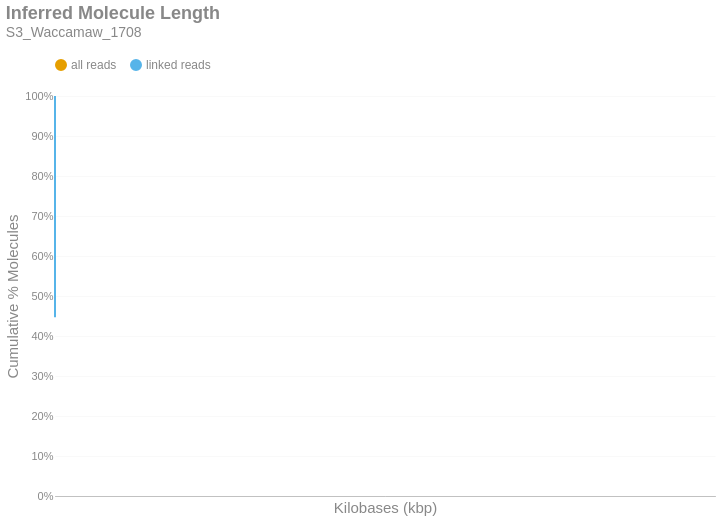

Notebook cell for this chart:
### Markdown cell above
### Inferred Molecule Length
This is the cumulative frequency distribution of molecule lengths inferred from the first and last alignment positions along a contig for all alignments associated with a single linked-read barcode on a given contig.There are two distributions: one with `all` the alignments (yellow) and another with only `linked reads` (blue). The percent of molecules in the `linked reads` distribution is relative to the total number of linked molecules.

### Code cell
if SKIPLR:
    print_html(f"Skipped")
else:
    binned_df = consolidated_hist(valids['length_inferred']/1000, mask, 10, True)
    binned_df = binned_df.with_columns(
        pl.when(pl.col('bin').cast(pl.Utf8) == '0').then(pl.lit('1')).otherwise(pl.col('bin').cast(pl.Utf8)).alias('bin')
    )
    with SafeRender(binned_df):
        (
            density_plot(binned_df, 'Inferred Molecule Length', samplename, 'inferredlen')
            .transform_calculate(bin_kb='datum.bin / 1000')
            .encode(
                x=alt.X('bin_kb:Q', title="Kilobases (kbp)").scale(type='log', padding=0).axis(labelAngle=-40),
                y=alt.Y('value:Q', title='Cumulative % Molecules')
                    .axis(format='%')
                    .stack(False)
                    .scale(domainMin=0, domainMax=1,padding=0),
                color=alt.Color("key:N").scale(domain = ["all reads", "linked reads"]),
                tooltip = [
                    alt.Tooltip("key:N", title = "Data Type"),
                    alt.Tooltip("range_label:N", title="Kilobases"),
                    alt.Tooltip("value:Q", format = ".2%", title="% Molecules (Cum.)")
                ]
            )
        ).display()

### Figure 1 — Vega-Lite specification as saved in the notebook (floating-point values rounded to 4 significant figures)
{"width": "container", "height": 400, "config": {"title": {"anchor": "start", "dy": -15, "fontSize": 18, "color": "#888888", "subtitleColor": "#888888", "subtitleFontSize": 14}, "arc": {"fill": "#0072B2"}, "axis": {"domainColor": "#888888", "domainWidth": 0.5, "gridWidth": 0.2, "grid": false, "titleFontWeight": 400, "titleFontSize": 15, "labelFontSize": 11, "labelColor": "#888888", "tickColor": "#888888", "tickWidth": 0.2, "titleColor": "#888888"}, "axisBand": {"grid": false}, "axisX": {"grid": true, "tickSize": 10, "domainCap": "round"}, "axisY": {"domain": false, "grid": true, "tickSize": 0, "domainCap": "round"}, "background": "transparent", "header": {"labelFontSize": 15, "labelColor": "#888888", "titleFontSize": 15, "titleFontWeight": 600, "titleColor": "#888888"}, "legend": {"labelFont": "sans-serif", "labelFontSize": 12, "labelColor": "#888888", "symbolSize": 100, "symbolType": "circle", "titleFontSize": 12, "titlePadding": 10, "titleColor": "#888888", "title": null, "orient": "top"}, "range": {"category": ["#E69F00", "#56B4E9", "#009E73", "#F0E442", "#0072B2", "#D55E00", "#CC79A7", "#000000"], "diverging": ["#cfe8f3", "#a2d4ec", "#73bfe2", "#46abdb", "#1696d2", "#12719e"]}, "area": {"fill": "#0072B2", "fillOpacity": 0.7, "line": true, "strokeOpacity": 0.7}, "line": {"color": "#0072B2", "stroke": "#0072B2", "strokeWidth": 2}, "trail": {"color": "#0072B2", "stroke": "#0072B2", "strokeWidth": 0, "size": 1}, "point": {"filled": true, "fillOpacity": 1.0, "size": 95}, "text": {"color": "#888888", "fontSize": 11, "align": "right", "fontWeight": 400, "size": 11}, "bar": {"fill": "#0072B2", "stroke": null}, "view": {"stroke": null, "continuousWidth": 660, "continuousHeight": 400}}, "data": {"name": "data-92a3e13cd23d67f613c81d2806796689"}, "mark": {"type": "line", "interpolate": "monotone", "point": {"opacity": 0, "size": 275}}, "encoding": {"color": {"field": "key", "scale": {"domain": ["all reads", "linked reads"]}, "type": "nominal"}, "tooltip": [{"field": "key", "title": "Data Type", "type": "nominal"}, {"field": "range_label", "title": "Kilobases", "type": "nominal"}, {"field": "value", "format": ".2%", "title": "% Molecules (Cum.)", "type": "quantitative"}], "x": {"axis": {"labelAngle": -40}, "field": "bin_kb", "scale": {"type": "log", "padding": 0}, "title": "Kilobases (kbp)", "type": "quantitative"}, "y": {"axis": {"format": "%"}, "field": "value", "scale": {"domainMin": 0, "domainMax": 1, "padding": 0}, "stack": false, "title": "Cumulative % Molecules", "type": "quantitative"}}, "params": [{"name": "param_c36ac31b6afebe62", "select": {"type": "point", "fields": ["key"]}, "bind": "legend"}], "title": {"text": "Inferred Molecule Length", "subtitle": "S3_Waccamaw_1708"}, "transform": [{"fold": ["all reads (cumsum)", "linked reads (cumsum)"]}, {"calculate": "replace(datum.key, ' (cumsum)', '')", "as": "key"}, {"filter": {"param": "param_c36ac31b6afebe62"}}, {"calculate": "datum.bin / 1000", "as": "bin_kb"}], "usermeta": {"embedOptions": {"downloadFileName": "S3_Waccamaw_1708.inferredlen"}}, "$schema": "https://vega.github.io/schema/vega-lite/v6.1.0.json", "datasets": {"data-92a3e13cd23d67f613c81d2806796689": [{"bin": "0.0", "interval": "0.0-10.0", "all reads": 0.8098, "linked reads": 0.4471, "all reads (cumsum)": 0.8098, "linked reads (cumsum)": 0.4471, "range_label": "0-9"}, {"bin": "10.0", "interval": "10.0-20.0", "all reads": 0.05368, "linked reads": 0.1552, "all reads (cumsum)": 0.8635, "linked reads (cumsum)": 0.6022, "range_label": "10-19"}, {"bin": "20.0", "interval": "20.0-30.0", "all reads": 0.038, "linked reads": 0.1103, "all reads (cumsum)": 0.9015, "linked reads (cumsum)": 0.7126, "range_label": "20-29"}, {"bin": "30.0", "interval": "30.0-40.0", "all reads": 0.02844, "linked reads": 0.08267, "all reads (cumsum)": 0.9299, "linked reads (cumsum)": 0.7952, "range_label": "30-39"}, {"bin": "40.0", "interval": "40.0-50.0", "all reads": 0.02177, "linked reads": 0.06337, "all reads (cumsum)": 0.9517, "linked reads (cumsum)": 0.8586, "range_label": "40-49"}, {"bin": "50.0", "interval": "50.0-60.0", "all reads": 0.01457, "linked reads": 0.04265, "all reads (cumsum)": 0.9663, "linked reads (cumsum)": 0.9012, "range_label": "50-59"}, {"bin": "60.0", "interval": "60.0-70.0", "all reads": 0.01052, "linked reads": 0.03081, "all reads (cumsum)": 0.9768, "linked reads (cumsum)": 0.9321, "range_label": "60-69"}, {"bin": "70.0", "interval": "70.0-80.0", "all reads": 0.007567, "linked reads": 0.02216, "all reads (cumsum)": 0.9844, "linked reads (cumsum)": 0.9542, "range_label": "70-79"}, {"bin": "80.0", "interval": "80.0-90.0", "all reads": 0.005284, "linked reads": 0.01548, "all reads (cumsum)": 0.9897, "linked reads (cumsum)": 0.9697, "range_label": "80-89"}, {"bin": "90.0", "interval": "90.0-100.0", "all reads": 0.003621, "linked reads": 0.01061, "all reads (cumsum)": 0.9933, "linked reads (cumsum)": 0.9803, "range_label": "90-99"}, {"bin": "100.0", "interval": "100.0-110.0", "all reads": 0.002377, "linked reads": 0.006963, "all reads (cumsum)": 0.9956, "linked reads (cumsum)": 0.9873, "range_label": "100-109"}, {"bin": "110.0", "interval": "110.0-120.0", "all reads": 0.001573, "linked reads": 0.004607, "all reads (cumsum)": 0.9972, "linked reads (cumsum)": 0.9919, "range_label": "110-119"}, {"bin": "120.0", "interval": "120.0-130.0", "all reads": 0.001008, "linked reads": 0.002954, "all reads (cumsum)": 0.9982, "linked reads (cumsum)": 0.9948, "range_label": "120-129"}, {"bin": "130.0", "interval": "130.0-140.0", "all reads": 0.0006446, "linked reads": 0.001888, "all reads (cumsum)": 0.9989, "linked reads (cumsum)": 0.9967, "range_label": "130-139"}, {"bin": "140.0", "interval": "140.0-150.0", "all reads": 0.0004194, "linked reads": 0.001229, "all reads (cumsum)": 0.9993, "linked reads (cumsum)": 0.9979, "range_label": "140-149"}, {"bin": "150.0", "interval": "150.0-160.0", "all reads": 0.0002522, "linked reads": 0.0007389, "all reads (cumsum)": 0.9995, "linked reads (cumsum)": 0.9987, "range_label": "150-159"}, {"bin": "160.0", "interval": "160.0-170.0", "all reads": 0.0001614, "linked reads": 0.0004727, "all reads (cumsum)": 0.9997, "linked reads (cumsum)": 0.9991, "range_label": "160-169"}, {"bin": "170.0", "interval": "170.0-180.0", "all reads": 0.0001078, "linked reads": 0.0003158, "all reads (cumsum)": 0.9998, "linked reads (cumsum)": 0.9995, "range_label": "170-179"}, {"bin": "180.0", "interval": "180.0-190.0", "all reads": 6.339e-05, "linked reads": 0.0001857, "all reads (cumsum)": 0.9999, "linked reads (cumsum)": 0.9996, "range_label": "180-189"}, {"bin": "190.0", "interval": "190.0-200.0", "all reads": 4.13e-05, "linked reads": 0.000121, "all reads (cumsum)": 0.9999, "linked reads (cumsum)": 0.9998, "range_label": "190-199"}, {"bin": "200.0", "interval": "200.0-210.0", "all reads": 3.058e-05, "linked reads": 8.958e-05, "all reads (cumsum)": 1.0, "linked reads (cumsum)": 0.9999, "range_label": "200-209"}, {"bin": "210.0", "interval": "210.0-220.0", "all reads": 1.473e-05, "linked reads": 4.315e-05, "all reads (cumsum)": 1.0, "linked reads (cumsum)": 0.9999, "range_label": "210-219"}, {"bin": "220.0", "interval": "220.0-230.0", "all reads": 1.161e-05, "linked reads": 3.4e-05, "all reads (cumsum)": 1.0, "linked reads (cumsum)": 0.9999, "range_label": "220-229"}, {"bin": "230.0", "interval": "230.0-240.0", "all reads": 4.911e-06, "linked reads": 1.438e-05, "all reads (cumsum)": 1.0, "linked reads (cumsum)": 1.0, "range_label": "230-239"}, {"bin": "240.0", "interval": "240.0-250.0", "all reads": 4.911e-06, "linked reads": 1.438e-05, "all reads (cumsum)": 1.0, "linked reads (cumsum)": 1.0, "range_label": "240-249"}, {"bin": "250.0", "interval": "250.0-260.0", "all reads": 3.795e-06, "linked reads": 1.112e-05, "all reads (cumsum)": 1.0, "linked reads (cumsum)": 1.0, "range_label": "250-259"}, {"bin": "260.0", "interval": "260.0-270.0", "all reads": 2.232e-06, "linked reads": 6.539e-06, "all reads (cumsum)": 1.0, "linked reads (cumsum)": 1.0, "range_label": "260-269"}, {"bin": "270.0", "interval": "270.0-280.0", "all reads": 4.464e-07, "linked reads": 1.308e-06, "all reads (cumsum)": 1.0, "linked reads (cumsum)": 1.0, "range_label": "270-279"}, {"bin": "280.0", "interval": "280.0-290.0", "all reads": 8.929e-07, "linked reads": 2.615e-06, "all reads (cumsum)": 1.0, "linked reads (cumsum)": 1.0, "range_label": "280-289"}, {"bin": "290.0", "interval": "290.0-300.0", "all reads": 1.116e-06, "linked reads": 3.269e-06, "all reads (cumsum)": 1.0, "linked reads (cumsum)": 1.0, "range_label": "290-299"}, {"bin": "300.0", "interval": "300.0-310.0", "all reads": 2.232e-07, "linked reads": 6.539e-07, "all reads (cumsum)": 1.0, "linked reads (cumsum)": 1.0, "range_label": "300-309"}, {"bin": "310.0", "interval": "310.0-320.0", "all reads": 8.929e-07, "linked reads": 2.615e-06, "all reads (cumsum)": 1.0, "linked reads (cumsum)": 1.0, "range_label": "310-319"}, {"bin": "320.0", "interval": "320.0-330.0", "all reads": 4.464e-07, "linked reads": 1.308e-06, "all reads (cumsum)": 1.0, "linked reads (cumsum)": 1.0, "range_label": "320-329"}, {"bin": "330.0", "interval": "330.0-340.0", "all reads": 4.464e-07, "linked reads": 1.308e-06, "all reads (cumsum)": 1.0, "linked reads (cumsum)": 1.0, "range_label": "330-339"}, {"bin": "340.0", "interval": "340.0-350.0", "all reads": 2.232e-07, "linked reads": 6.539e-07, "all reads (cumsum)": 1.0, "linked reads (cumsum)": 1.0, "range_label": "340-349"}, {"bin": "350.0", "interval": "350.0-360.0", "all reads": 0.0, "linked reads": 0.0, "all reads (cumsum)": 1.0, "linked reads (cumsum)": 1.0, "range_label": "350-359"}, {"bin": "360.0", "interval": "360.0-370.0", "all reads": 6.696e-07, "linked reads": 1.962e-06, "all reads (cumsum)": 1.0, "linked reads (cumsum)": 1.0, "range_label": "360-369"}, {"bin": "370.0", "interval": "370.0-380.0", "all reads": 2.232e-07, "linked reads": 6.539e-07, "all reads (cumsum)": 1.0, "linked reads (cumsum)": 1.0, "range_label": "370-379"}, {"bin": "380.0", "interval": "380.0-390.0", "all reads": 2.232e-07, "linked reads": 6.539e-07, "all reads (cumsum)": 1.0, "linked reads (cumsum)": 1.0, "range_label": "380-389"}]}}
